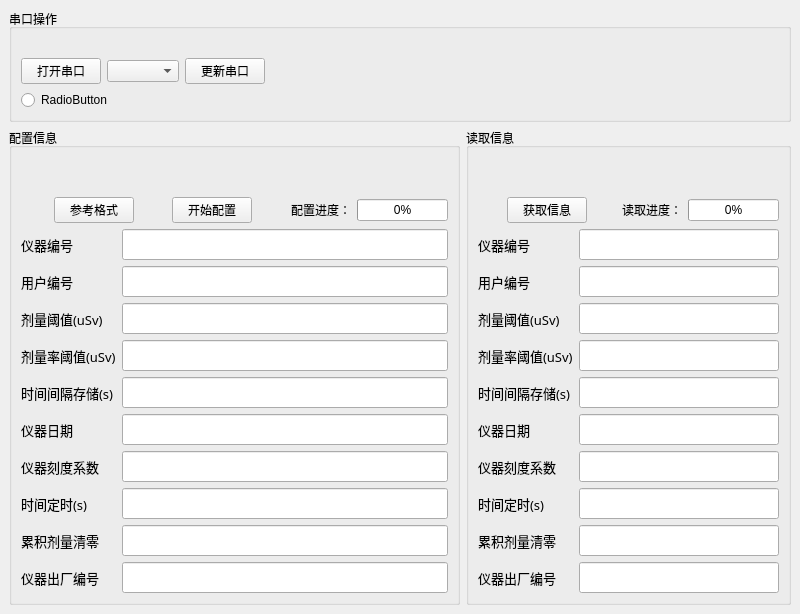
<?xml version="1.0" encoding="UTF-8"?>
<ui version="4.0">
 <class>MainWindow</class>
 <widget class="QMainWindow" name="MainWindow">
  <property name="geometry">
   <rect>
    <x>0</x>
    <y>0</y>
    <width>800</width>
    <height>614</height>
   </rect>
  </property>
  <property name="windowTitle">
   <string>MainWindow</string>
  </property>
  <widget class="QWidget" name="centralwidget">
   <layout class="QVBoxLayout" name="verticalLayout">
    <item>
     <widget class="QGroupBox" name="groupBox">
      <property name="title">
       <string>串口操作</string>
      </property>
      <layout class="QGridLayout" name="gridLayout">
       <item row="1" column="1">
        <spacer name="horizontalSpacer">
         <property name="orientation">
          <enum>Qt::Horizontal</enum>
         </property>
         <property name="sizeHint" stdset="0">
          <size>
           <width>40</width>
           <height>20</height>
          </size>
         </property>
        </spacer>
       </item>
       <item row="1" column="0">
        <layout class="QHBoxLayout" name="horizontalLayout_2">
         <item>
          <widget class="QPushButton" name="pushButton_OpenSerial">
           <property name="enabled">
            <bool>true</bool>
           </property>
           <property name="text">
            <string>打开串口</string>
           </property>
          </widget>
         </item>
         <item>
          <widget class="QComboBox" name="comboBox_ComNum"/>
         </item>
         <item>
          <widget class="QPushButton" name="pushButton_UpdateSerialShow">
           <property name="text">
            <string>更新串口</string>
           </property>
          </widget>
         </item>
        </layout>
       </item>
       <item row="2" column="0">
        <widget class="QRadioButton" name="radioButton">
         <property name="text">
          <string>RadioButton</string>
         </property>
        </widget>
       </item>
       <item row="0" column="0">
        <spacer name="verticalSpacer_3">
         <property name="orientation">
          <enum>Qt::Vertical</enum>
         </property>
         <property name="sizeType">
          <enum>QSizePolicy::Maximum</enum>
         </property>
         <property name="sizeHint" stdset="0">
          <size>
           <width>20</width>
           <height>20</height>
          </size>
         </property>
        </spacer>
       </item>
      </layout>
     </widget>
    </item>
    <item>
     <layout class="QHBoxLayout" name="horizontalLayout">
      <item>
       <widget class="QGroupBox" name="groupBox_7">
        <property name="title">
         <string>配置信息</string>
        </property>
        <layout class="QFormLayout" name="formLayout_2">
         <property name="fieldGrowthPolicy">
          <enum>QFormLayout::AllNonFixedFieldsGrow</enum>
         </property>
         <item row="0" column="0">
          <spacer name="verticalSpacer">
           <property name="orientation">
            <enum>Qt::Vertical</enum>
           </property>
           <property name="sizeHint" stdset="0">
            <size>
             <width>20</width>
             <height>20</height>
            </size>
           </property>
          </spacer>
         </item>
         <item row="1" column="0" colspan="2">
          <layout class="QHBoxLayout" name="horizontalLayout_8">
           <item>
            <spacer name="horizontalSpacer_2">
             <property name="orientation">
              <enum>Qt::Horizontal</enum>
             </property>
             <property name="sizeHint" stdset="0">
              <size>
               <width>40</width>
               <height>20</height>
              </size>
             </property>
            </spacer>
           </item>
           <item>
            <widget class="QPushButton" name="pushButton_Style">
             <property name="text">
              <string>参考格式</string>
             </property>
            </widget>
           </item>
           <item>
            <spacer name="horizontalSpacer_3">
             <property name="orientation">
              <enum>Qt::Horizontal</enum>
             </property>
             <property name="sizeHint" stdset="0">
              <size>
               <width>40</width>
               <height>20</height>
              </size>
             </property>
            </spacer>
           </item>
           <item>
            <widget class="QPushButton" name="pushButton_InfWriteInformation">
             <property name="text">
              <string>开始配置</string>
             </property>
            </widget>
           </item>
           <item>
            <spacer name="horizontalSpacer_7">
             <property name="orientation">
              <enum>Qt::Horizontal</enum>
             </property>
             <property name="sizeHint" stdset="0">
              <size>
               <width>40</width>
               <height>20</height>
              </size>
             </property>
            </spacer>
           </item>
           <item>
            <widget class="QLabel" name="label_9">
             <property name="text">
              <string>配置进度：</string>
             </property>
            </widget>
           </item>
           <item>
            <widget class="QProgressBar" name="progressBarInfWrite">
             <property name="value">
              <number>0</number>
             </property>
            </widget>
           </item>
          </layout>
         </item>
         <item row="2" column="0">
          <widget class="QLabel" name="label_16">
           <property name="minimumSize">
            <size>
             <width>0</width>
             <height>0</height>
            </size>
           </property>
           <property name="font">
            <font>
             <family>Sans</family>
             <pointsize>10</pointsize>
             <weight>50</weight>
             <bold>false</bold>
            </font>
           </property>
           <property name="text">
            <string>仪器编号</string>
           </property>
          </widget>
         </item>
         <item row="2" column="1">
          <widget class="QLineEdit" name="lineEdit_9">
           <property name="minimumSize">
            <size>
             <width>0</width>
             <height>0</height>
            </size>
           </property>
           <property name="font">
            <font>
             <family>Arial</family>
             <pointsize>14</pointsize>
            </font>
           </property>
          </widget>
         </item>
         <item row="3" column="0">
          <widget class="QLabel" name="label_2">
           <property name="font">
            <font>
             <family>Sans</family>
             <pointsize>10</pointsize>
             <weight>50</weight>
             <bold>false</bold>
            </font>
           </property>
           <property name="text">
            <string>用户编号</string>
           </property>
          </widget>
         </item>
         <item row="3" column="1">
          <widget class="QLineEdit" name="lineEdit_10">
           <property name="minimumSize">
            <size>
             <width>0</width>
             <height>0</height>
            </size>
           </property>
           <property name="font">
            <font>
             <family>Arial</family>
             <pointsize>14</pointsize>
             <weight>50</weight>
             <bold>false</bold>
            </font>
           </property>
          </widget>
         </item>
         <item row="4" column="0">
          <widget class="QLabel" name="label_19">
           <property name="minimumSize">
            <size>
             <width>0</width>
             <height>0</height>
            </size>
           </property>
           <property name="font">
            <font>
             <family>Sans</family>
             <pointsize>10</pointsize>
             <weight>50</weight>
             <bold>false</bold>
            </font>
           </property>
           <property name="text">
            <string>剂量阈值(uSv)</string>
           </property>
          </widget>
         </item>
         <item row="4" column="1">
          <widget class="QLineEdit" name="lineEdit_11">
           <property name="minimumSize">
            <size>
             <width>0</width>
             <height>0</height>
            </size>
           </property>
           <property name="font">
            <font>
             <family>Arial</family>
             <pointsize>14</pointsize>
             <weight>50</weight>
             <bold>false</bold>
            </font>
           </property>
          </widget>
         </item>
         <item row="5" column="0">
          <widget class="QLabel" name="label_14">
           <property name="minimumSize">
            <size>
             <width>0</width>
             <height>0</height>
            </size>
           </property>
           <property name="font">
            <font>
             <family>Sans</family>
             <pointsize>10</pointsize>
             <weight>50</weight>
             <bold>false</bold>
            </font>
           </property>
           <property name="text">
            <string>剂量率阈值(uSv)</string>
           </property>
          </widget>
         </item>
         <item row="5" column="1">
          <widget class="QLineEdit" name="lineEdit_12">
           <property name="minimumSize">
            <size>
             <width>0</width>
             <height>0</height>
            </size>
           </property>
           <property name="font">
            <font>
             <family>Arial</family>
             <pointsize>14</pointsize>
             <weight>50</weight>
             <bold>false</bold>
            </font>
           </property>
          </widget>
         </item>
         <item row="6" column="0">
          <widget class="QLabel" name="label_12">
           <property name="minimumSize">
            <size>
             <width>0</width>
             <height>0</height>
            </size>
           </property>
           <property name="font">
            <font>
             <family>Sans</family>
             <pointsize>10</pointsize>
             <weight>50</weight>
             <bold>false</bold>
            </font>
           </property>
           <property name="text">
            <string>时间间隔存储(s)</string>
           </property>
          </widget>
         </item>
         <item row="6" column="1">
          <widget class="QLineEdit" name="lineEdit_13">
           <property name="minimumSize">
            <size>
             <width>0</width>
             <height>0</height>
            </size>
           </property>
           <property name="font">
            <font>
             <family>Arial</family>
             <pointsize>14</pointsize>
             <weight>50</weight>
             <bold>false</bold>
            </font>
           </property>
          </widget>
         </item>
         <item row="7" column="0">
          <widget class="QLabel" name="label_18">
           <property name="minimumSize">
            <size>
             <width>0</width>
             <height>0</height>
            </size>
           </property>
           <property name="font">
            <font>
             <family>Sans</family>
             <pointsize>10</pointsize>
             <weight>50</weight>
             <bold>false</bold>
            </font>
           </property>
           <property name="text">
            <string>仪器日期</string>
           </property>
          </widget>
         </item>
         <item row="7" column="1">
          <widget class="QLineEdit" name="lineEdit_14">
           <property name="minimumSize">
            <size>
             <width>0</width>
             <height>0</height>
            </size>
           </property>
           <property name="font">
            <font>
             <family>Arial</family>
             <pointsize>14</pointsize>
             <weight>50</weight>
             <bold>false</bold>
            </font>
           </property>
          </widget>
         </item>
         <item row="8" column="0">
          <widget class="QLabel" name="label_11">
           <property name="minimumSize">
            <size>
             <width>0</width>
             <height>0</height>
            </size>
           </property>
           <property name="font">
            <font>
             <family>Sans</family>
             <pointsize>10</pointsize>
             <weight>50</weight>
             <bold>false</bold>
            </font>
           </property>
           <property name="text">
            <string>仪器刻度系数</string>
           </property>
          </widget>
         </item>
         <item row="8" column="1">
          <widget class="QLineEdit" name="lineEdit_15">
           <property name="minimumSize">
            <size>
             <width>0</width>
             <height>0</height>
            </size>
           </property>
           <property name="font">
            <font>
             <family>Arial</family>
             <pointsize>14</pointsize>
             <weight>50</weight>
             <bold>false</bold>
            </font>
           </property>
          </widget>
         </item>
         <item row="9" column="0">
          <widget class="QLabel" name="label_13">
           <property name="minimumSize">
            <size>
             <width>0</width>
             <height>0</height>
            </size>
           </property>
           <property name="font">
            <font>
             <family>Sans</family>
             <pointsize>10</pointsize>
             <weight>50</weight>
             <bold>false</bold>
            </font>
           </property>
           <property name="text">
            <string>时间定时(s)</string>
           </property>
          </widget>
         </item>
         <item row="9" column="1">
          <widget class="QLineEdit" name="lineEdit_16">
           <property name="minimumSize">
            <size>
             <width>0</width>
             <height>0</height>
            </size>
           </property>
           <property name="font">
            <font>
             <family>Arial</family>
             <pointsize>14</pointsize>
             <weight>50</weight>
             <bold>false</bold>
            </font>
           </property>
          </widget>
         </item>
         <item row="10" column="0">
          <widget class="QLabel" name="label_15">
           <property name="minimumSize">
            <size>
             <width>0</width>
             <height>0</height>
            </size>
           </property>
           <property name="font">
            <font>
             <family>Sans</family>
             <pointsize>10</pointsize>
             <weight>50</weight>
             <bold>false</bold>
            </font>
           </property>
           <property name="text">
            <string>累积剂量清零</string>
           </property>
          </widget>
         </item>
         <item row="10" column="1">
          <widget class="QLineEdit" name="lineEdit_17">
           <property name="minimumSize">
            <size>
             <width>0</width>
             <height>0</height>
            </size>
           </property>
           <property name="font">
            <font>
             <family>Arial</family>
             <pointsize>14</pointsize>
             <weight>50</weight>
             <bold>false</bold>
            </font>
           </property>
          </widget>
         </item>
         <item row="11" column="0">
          <widget class="QLabel" name="label_17">
           <property name="minimumSize">
            <size>
             <width>0</width>
             <height>0</height>
            </size>
           </property>
           <property name="font">
            <font>
             <family>Sans</family>
             <pointsize>10</pointsize>
             <weight>50</weight>
             <bold>false</bold>
            </font>
           </property>
           <property name="text">
            <string>仪器出厂编号</string>
           </property>
          </widget>
         </item>
         <item row="11" column="1">
          <widget class="QLineEdit" name="lineEdit_18">
           <property name="minimumSize">
            <size>
             <width>0</width>
             <height>0</height>
            </size>
           </property>
           <property name="font">
            <font>
             <family>Arial</family>
             <pointsize>14</pointsize>
             <weight>50</weight>
             <bold>false</bold>
            </font>
           </property>
          </widget>
         </item>
        </layout>
       </widget>
      </item>
      <item>
       <widget class="QGroupBox" name="groupBox_9">
        <property name="title">
         <string>读取信息</string>
        </property>
        <layout class="QFormLayout" name="formLayout">
         <item row="2" column="0">
          <widget class="QLabel" name="label_27">
           <property name="minimumSize">
            <size>
             <width>0</width>
             <height>0</height>
            </size>
           </property>
           <property name="font">
            <font>
             <family>Sans</family>
             <pointsize>10</pointsize>
             <weight>50</weight>
             <bold>false</bold>
            </font>
           </property>
           <property name="text">
            <string>仪器编号</string>
           </property>
          </widget>
         </item>
         <item row="2" column="1">
          <widget class="QLineEdit" name="lineEdit_21">
           <property name="minimumSize">
            <size>
             <width>0</width>
             <height>0</height>
            </size>
           </property>
           <property name="font">
            <font>
             <family>Arial</family>
             <pointsize>14</pointsize>
             <weight>50</weight>
             <bold>false</bold>
            </font>
           </property>
          </widget>
         </item>
         <item row="3" column="0">
          <widget class="QLabel" name="label_3">
           <property name="font">
            <font>
             <family>Sans</family>
             <pointsize>10</pointsize>
             <weight>50</weight>
             <bold>false</bold>
            </font>
           </property>
           <property name="text">
            <string>用户编号</string>
           </property>
          </widget>
         </item>
         <item row="3" column="1">
          <widget class="QLineEdit" name="lineEdit_22">
           <property name="minimumSize">
            <size>
             <width>0</width>
             <height>0</height>
            </size>
           </property>
           <property name="font">
            <font>
             <family>Arial</family>
             <pointsize>14</pointsize>
             <weight>50</weight>
             <bold>false</bold>
            </font>
           </property>
          </widget>
         </item>
         <item row="4" column="0">
          <widget class="QLabel" name="label_26">
           <property name="minimumSize">
            <size>
             <width>0</width>
             <height>0</height>
            </size>
           </property>
           <property name="font">
            <font>
             <family>Sans</family>
             <pointsize>10</pointsize>
             <weight>50</weight>
             <bold>false</bold>
            </font>
           </property>
           <property name="text">
            <string>剂量阈值(uSv)</string>
           </property>
          </widget>
         </item>
         <item row="4" column="1">
          <widget class="QLineEdit" name="lineEdit_23">
           <property name="minimumSize">
            <size>
             <width>0</width>
             <height>0</height>
            </size>
           </property>
           <property name="font">
            <font>
             <family>Arial</family>
             <pointsize>14</pointsize>
            </font>
           </property>
          </widget>
         </item>
         <item row="5" column="0">
          <widget class="QLabel" name="label_25">
           <property name="minimumSize">
            <size>
             <width>0</width>
             <height>0</height>
            </size>
           </property>
           <property name="font">
            <font>
             <family>Sans</family>
             <pointsize>10</pointsize>
             <weight>50</weight>
             <bold>false</bold>
            </font>
           </property>
           <property name="text">
            <string>剂量率阈值(uSv)</string>
           </property>
          </widget>
         </item>
         <item row="5" column="1">
          <widget class="QLineEdit" name="lineEdit_24">
           <property name="minimumSize">
            <size>
             <width>0</width>
             <height>0</height>
            </size>
           </property>
           <property name="font">
            <font>
             <family>Arial</family>
             <pointsize>14</pointsize>
             <weight>50</weight>
             <bold>false</bold>
            </font>
           </property>
          </widget>
         </item>
         <item row="6" column="0">
          <widget class="QLabel" name="label_24">
           <property name="minimumSize">
            <size>
             <width>0</width>
             <height>0</height>
            </size>
           </property>
           <property name="font">
            <font>
             <family>Sans</family>
             <pointsize>10</pointsize>
             <weight>50</weight>
             <bold>false</bold>
            </font>
           </property>
           <property name="text">
            <string>时间间隔存储(s)</string>
           </property>
          </widget>
         </item>
         <item row="6" column="1">
          <widget class="QLineEdit" name="lineEdit_25">
           <property name="minimumSize">
            <size>
             <width>0</width>
             <height>0</height>
            </size>
           </property>
           <property name="font">
            <font>
             <family>Arial</family>
             <pointsize>14</pointsize>
             <weight>50</weight>
             <bold>false</bold>
            </font>
           </property>
          </widget>
         </item>
         <item row="7" column="0">
          <widget class="QLabel" name="label_28">
           <property name="minimumSize">
            <size>
             <width>0</width>
             <height>0</height>
            </size>
           </property>
           <property name="font">
            <font>
             <family>Sans</family>
             <pointsize>10</pointsize>
             <weight>50</weight>
             <bold>false</bold>
            </font>
           </property>
           <property name="text">
            <string>仪器日期</string>
           </property>
          </widget>
         </item>
         <item row="7" column="1">
          <widget class="QLineEdit" name="lineEdit_26">
           <property name="minimumSize">
            <size>
             <width>0</width>
             <height>0</height>
            </size>
           </property>
           <property name="font">
            <font>
             <family>Arial</family>
             <pointsize>14</pointsize>
             <weight>50</weight>
             <bold>false</bold>
            </font>
           </property>
          </widget>
         </item>
         <item row="8" column="0">
          <widget class="QLabel" name="label_22">
           <property name="minimumSize">
            <size>
             <width>0</width>
             <height>0</height>
            </size>
           </property>
           <property name="font">
            <font>
             <family>Sans</family>
             <pointsize>10</pointsize>
             <weight>50</weight>
             <bold>false</bold>
            </font>
           </property>
           <property name="text">
            <string>仪器刻度系数</string>
           </property>
          </widget>
         </item>
         <item row="8" column="1">
          <widget class="QLineEdit" name="lineEdit_27">
           <property name="minimumSize">
            <size>
             <width>0</width>
             <height>0</height>
            </size>
           </property>
           <property name="font">
            <font>
             <family>Arial</family>
             <pointsize>14</pointsize>
             <weight>50</weight>
             <bold>false</bold>
            </font>
           </property>
          </widget>
         </item>
         <item row="9" column="0">
          <widget class="QLabel" name="label_23">
           <property name="minimumSize">
            <size>
             <width>0</width>
             <height>0</height>
            </size>
           </property>
           <property name="font">
            <font>
             <family>Sans</family>
             <pointsize>10</pointsize>
             <weight>50</weight>
             <bold>false</bold>
            </font>
           </property>
           <property name="text">
            <string>时间定时(s)</string>
           </property>
          </widget>
         </item>
         <item row="9" column="1">
          <widget class="QLineEdit" name="lineEdit_28">
           <property name="minimumSize">
            <size>
             <width>0</width>
             <height>0</height>
            </size>
           </property>
           <property name="font">
            <font>
             <family>Arial</family>
             <pointsize>14</pointsize>
             <weight>50</weight>
             <bold>false</bold>
            </font>
           </property>
          </widget>
         </item>
         <item row="10" column="0">
          <widget class="QLabel" name="label_20">
           <property name="minimumSize">
            <size>
             <width>0</width>
             <height>0</height>
            </size>
           </property>
           <property name="font">
            <font>
             <family>Sans</family>
             <pointsize>10</pointsize>
             <weight>50</weight>
             <bold>false</bold>
            </font>
           </property>
           <property name="text">
            <string>累积剂量清零</string>
           </property>
          </widget>
         </item>
         <item row="10" column="1">
          <widget class="QLineEdit" name="lineEdit_29">
           <property name="minimumSize">
            <size>
             <width>0</width>
             <height>0</height>
            </size>
           </property>
           <property name="font">
            <font>
             <family>Arial</family>
             <pointsize>14</pointsize>
             <weight>50</weight>
             <bold>false</bold>
            </font>
           </property>
          </widget>
         </item>
         <item row="11" column="0">
          <widget class="QLabel" name="label_21">
           <property name="minimumSize">
            <size>
             <width>0</width>
             <height>0</height>
            </size>
           </property>
           <property name="font">
            <font>
             <family>Sans</family>
             <pointsize>10</pointsize>
             <weight>50</weight>
             <bold>false</bold>
            </font>
           </property>
           <property name="text">
            <string>仪器出厂编号</string>
           </property>
          </widget>
         </item>
         <item row="11" column="1">
          <widget class="QLineEdit" name="lineEdit_30">
           <property name="minimumSize">
            <size>
             <width>0</width>
             <height>0</height>
            </size>
           </property>
           <property name="font">
            <font>
             <family>Arial</family>
             <pointsize>14</pointsize>
             <weight>50</weight>
             <bold>false</bold>
            </font>
           </property>
          </widget>
         </item>
         <item row="1" column="0" colspan="2">
          <layout class="QHBoxLayout" name="horizontalLayout_9">
           <item>
            <spacer name="horizontalSpacer_5">
             <property name="orientation">
              <enum>Qt::Horizontal</enum>
             </property>
             <property name="sizeHint" stdset="0">
              <size>
               <width>40</width>
               <height>20</height>
              </size>
             </property>
            </spacer>
           </item>
           <item>
            <widget class="QPushButton" name="pushButton_InfReadInformation">
             <property name="text">
              <string>获取信息</string>
             </property>
            </widget>
           </item>
           <item>
            <spacer name="horizontalSpacer_6">
             <property name="orientation">
              <enum>Qt::Horizontal</enum>
             </property>
             <property name="sizeHint" stdset="0">
              <size>
               <width>40</width>
               <height>20</height>
              </size>
             </property>
            </spacer>
           </item>
           <item>
            <widget class="QLabel" name="label_10">
             <property name="text">
              <string>读取进度：</string>
             </property>
            </widget>
           </item>
           <item>
            <widget class="QProgressBar" name="progressBarInfRead">
             <property name="value">
              <number>0</number>
             </property>
            </widget>
           </item>
          </layout>
         </item>
         <item row="0" column="0">
          <spacer name="verticalSpacer_2">
           <property name="orientation">
            <enum>Qt::Vertical</enum>
           </property>
           <property name="sizeHint" stdset="0">
            <size>
             <width>20</width>
             <height>20</height>
            </size>
           </property>
          </spacer>
         </item>
        </layout>
       </widget>
      </item>
     </layout>
    </item>
   </layout>
  </widget>
 </widget>
 <resources/>
 <connections/>
</ui>
